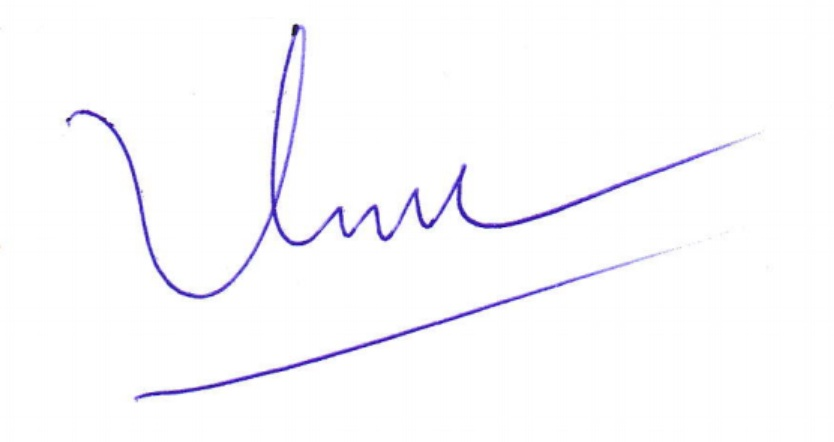
#> input picture thu.jpg, 834 x 442 px
$ python image_processing.py
#> lines starting #> are read from the running program, lines starting #| are printed output that depends on the picture; after the words box and inside, x2 and y2 are one past the last pixel; in counts of white or black regions, pixels touching at a corner belong together
import cv2
import numpy as np
import os
import math

import subprocess
import sys


def trace_segment(start_pt, points):
    segment = [start_pt]
    current = start_pt

    while True:
        neighbors = sorted(
            [p for p in points if math.dist(current, p) <= 1.5],
            key=lambda p: math.dist(current, p)
        )

        if not neighbors:
            break

        next_pt = neighbors[0]
        segment.append(next_pt)
        points.remove(next_pt)
        current = next_pt

    return segment


def extract_smooth_skeleton(skel):
    """
    Thuật toán dò vết chia nhánh: Mỗi nhánh sẽ được tách rời hoàn toàn.
    Chống đè nét (Overlapping) 100%.
    """
    y_idx, x_idx = np.where(skel == 255)
    points = set(zip(x_idx, y_idx))
    ordered_points = []

    while points:
        # 1. Ưu tiên bắt đầu dò từ các điểm đầu mút (end-point có 1 lân cận)
        start_p = next(iter(points))
        for p in points:
            neighbors = sum(1 for dx in [-1,0,1] for dy in [-1,0,1]
                            if (dx!=0 or dy!=0) and (p[0]+dx, p[1]+dy) in points)
            if neighbors == 1:
                start_p = p
                break

        # 2. Bắt đầu rút nét
        current = start_p
        points.remove(current)
        ordered_points.append(current)

        while True:
            # Tìm các pixel nối liền kế bên
            neighbors = [(current[0]+dx, current[1]+dy)
                         for dx in [-1,0,1] for dy in [-1,0,1]
                         if (dx!=0 or dy!=0) and (current[0]+dx, current[1]+dy) in points]

            if not neighbors:
                break # Hết đường, ngắt nét tại đây.

            # Đi tới pixel liền kề đầu tiên và xóa nó đi (để không bao giờ đi lùi)
            current = choose_next_point(current, neighbors, ordered_points)
            points.remove(current)
            ordered_points.append(current)

    return ordered_points

def choose_next_point(current, neighbors, ordered_points):
    if len(ordered_points) < 2:
        return neighbors[0]

    prev = ordered_points[-2]

    dir_x = current[0] - prev[0]
    dir_y = current[1] - prev[1]

    best_point = neighbors[0]
    best_score = -999999

    for cand in neighbors:
        step_x = cand[0] - current[0]
        step_y = cand[1] - current[1]

        score = dir_x * step_x + dir_y * step_y

        if score > best_score:
            best_score = score
            best_point = cand

    return best_point

def process_image():
    print("=== MODULE 1: XU LY ANH CHU KY ===")
    print("Thu muc hien tai:", os.getcwd())

    while True:
        image_path = input("Nhap duong dan anh (hoac 'exit'): ").strip()
#> the answer given: thu.jpg

        if image_path.lower() == "exit":
            print("Da thoat chuong trinh xu ly anh.")
            break

        if not os.path.exists(image_path):
            print("Khong tim thay file anh:", image_path)
            continue

        img = cv2.imread(image_path, cv2.IMREAD_GRAYSCALE)
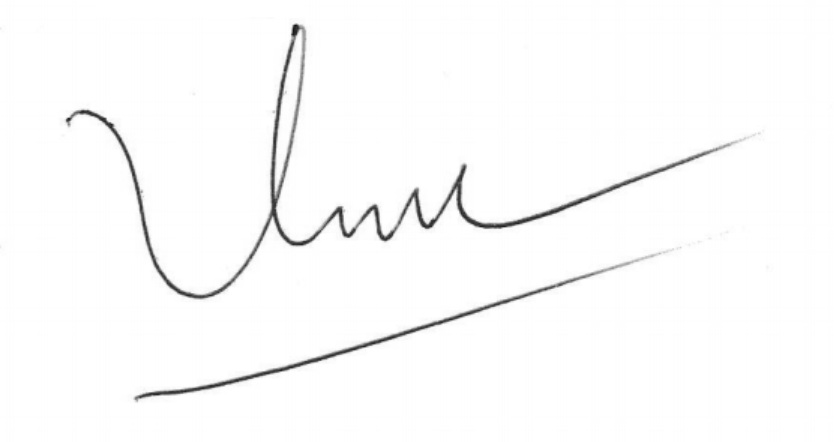
#> img: shape (442, 834); min 20, max 255, mean 250.8

        if img is None:
            print("Khong doc duoc anh:", image_path)
            continue

        blurred = cv2.GaussianBlur(img, (5, 5), 0)

        _, binary = cv2.threshold(
            blurred,
            0,
            255,
            cv2.THRESH_BINARY_INV + cv2.THRESH_OTSU
        )
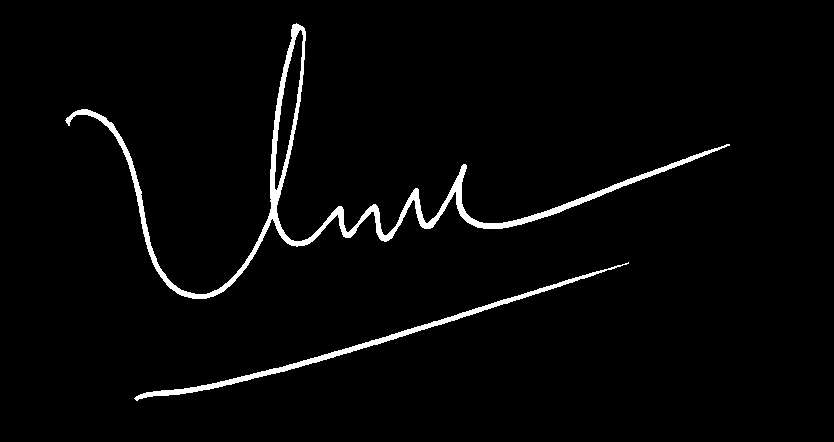
#> binary: shape (442, 834); 2.6% white; 2 white regions, box (x1, y1, x2, y2) and area: (65, 23, 730, 299) 7212, (134, 262, 629, 401) 2458

        kernel = cv2.getStructuringElement(cv2.MORPH_ELLIPSE, (3, 3))

        closed = cv2.morphologyEx(
            binary,
            cv2.MORPH_CLOSE,
            kernel,
            iterations=1
        )
#> closed: shape (442, 834); 2.6% white; 2 white regions, box (x1, y1, x2, y2) and area: (65, 23, 730, 299) 7225, (134, 262, 629, 401) 2458

        thick_binary = cv2.dilate(
            closed,
            kernel,
            iterations=1
        )
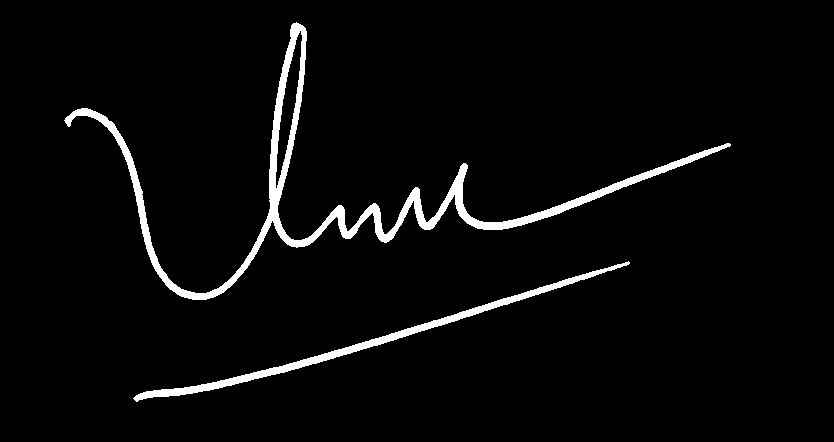
#> thick_binary: shape (442, 834); 3.6% white; 2 white regions, box (x1, y1, x2, y2) and area: (64, 22, 731, 300) 9800, (133, 261, 630, 402) 3451

        skel = cv2.ximgproc.thinning(
            thick_binary,
            thinningType=cv2.ximgproc.THINNING_ZHANGSUEN
        )
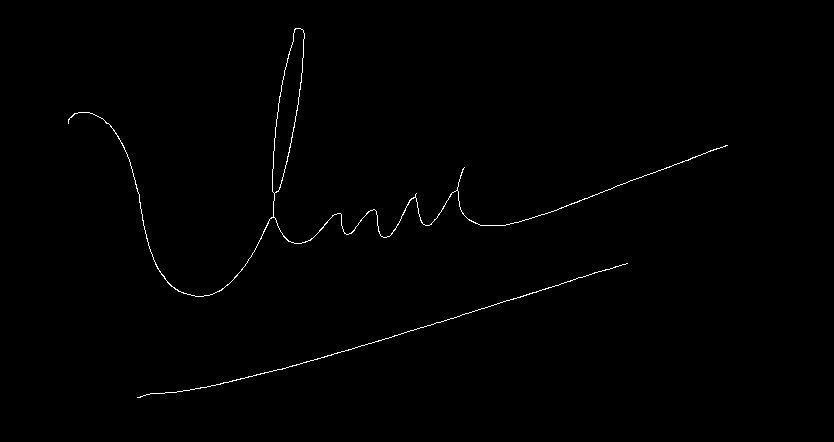
#> skel: shape (442, 834); 0.53% white in thin lines or dots, all inside (x1, y1, x2, y2) = (68, 28, 728, 398)

        final_smoothed_points = extract_smooth_skeleton(skel)
#> in extract_smooth_skeleton, `y_idx, x_idx = np.where(skel == 255)`: y_idx = 1958 values from 28 to 397; x_idx = 1958 values, max 727 at index 333, min 68 at index 232, mean 352.6
#> in extract_smooth_skeleton, `points = set(zip(x_idx, y_idx))`: points = 1958 items
#> the loop in extract_smooth_skeleton, `while points:` made 152 passes

        if len(final_smoothed_points) == 0:
            print("Khong tach duoc diem nao tu anh.")
            continue

        os.makedirs("data", exist_ok=True)

        output_path = os.path.join("data", "diempixel.dat")

        with open(output_path, "w", encoding="utf-8") as f:
            f.write(f"{len(final_smoothed_points)}\n")

            for x, y in final_smoothed_points:
                f.write(
                    f"{float(x):.2f} "
                    f"{float(img.shape[0] - y):.2f} "
                    f"0.00 1.00\n"
                )
#> this loop made 1958 passes
#> y on passes 1 to 3: 397, 397, 397

        print(f"Da xuat {len(final_smoothed_points)} diem ra file:")
#| Da xuat 1958 diem ra file:
        print(output_path)

        print("Dang chay module Khang de tao bsplinecurve.dat...")

        try:
            subprocess.run(
                [sys.executable, "bspline_reconstruct_khang.py"],
                check=True
            )
#> (this line was passed over: subprocess is not available in this run)

            print("Da tao xong data/bsplinecurve.dat")

        except subprocess.CalledProcessError:
            print("Loi khi chay bspline_reconstruct_khang.py")

        result_vis = cv2.cvtColor(img, cv2.COLOR_GRAY2BGR)
        result_vis[skel == 255] = [255, 200, 200]
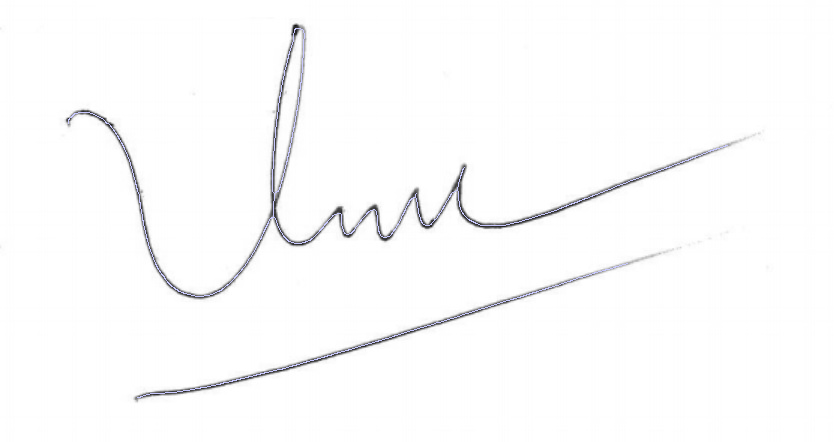
#> result_vis: shape (442, 834, 3); mean B, G, R 251.7, 251.5, 251.5

        for pt in final_smoothed_points:
            cv2.circle(result_vis, pt, 2, (0, 255, 0), -1)
#> this loop made 1958 passes
#> pt on passes 1 to 3: (137, 397), (138, 397), (139, 397)
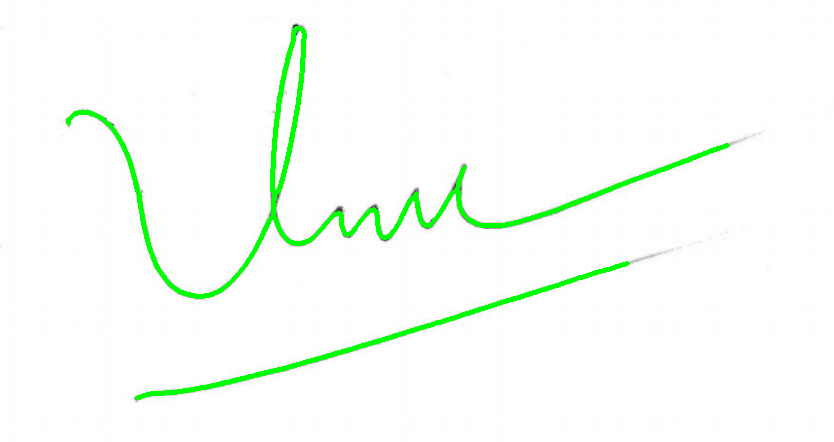
#> result_vis: shape (442, 834, 3); 2.46% of pixels changed, all inside (x1, y1, x2, y2) = (66, 26, 730, 400)

        cv2.imshow("1. Anh Goc", img)
        cv2.imshow("2. Net Manh Skeleton", skel)
        cv2.imshow("3. Diem sau khi truy vet", result_vis)

        print("Nhan phim bat ky tren cua so anh de tiep tuc...")
        cv2.waitKey(0)
        cv2.destroyAllWindows()


if __name__ == "__main__":
    process_image()
#> the answer given: xuan.jpg
#> the answer given: xuan.jpg
#> (the run stopped early here; a loop or call above may not have finished)
